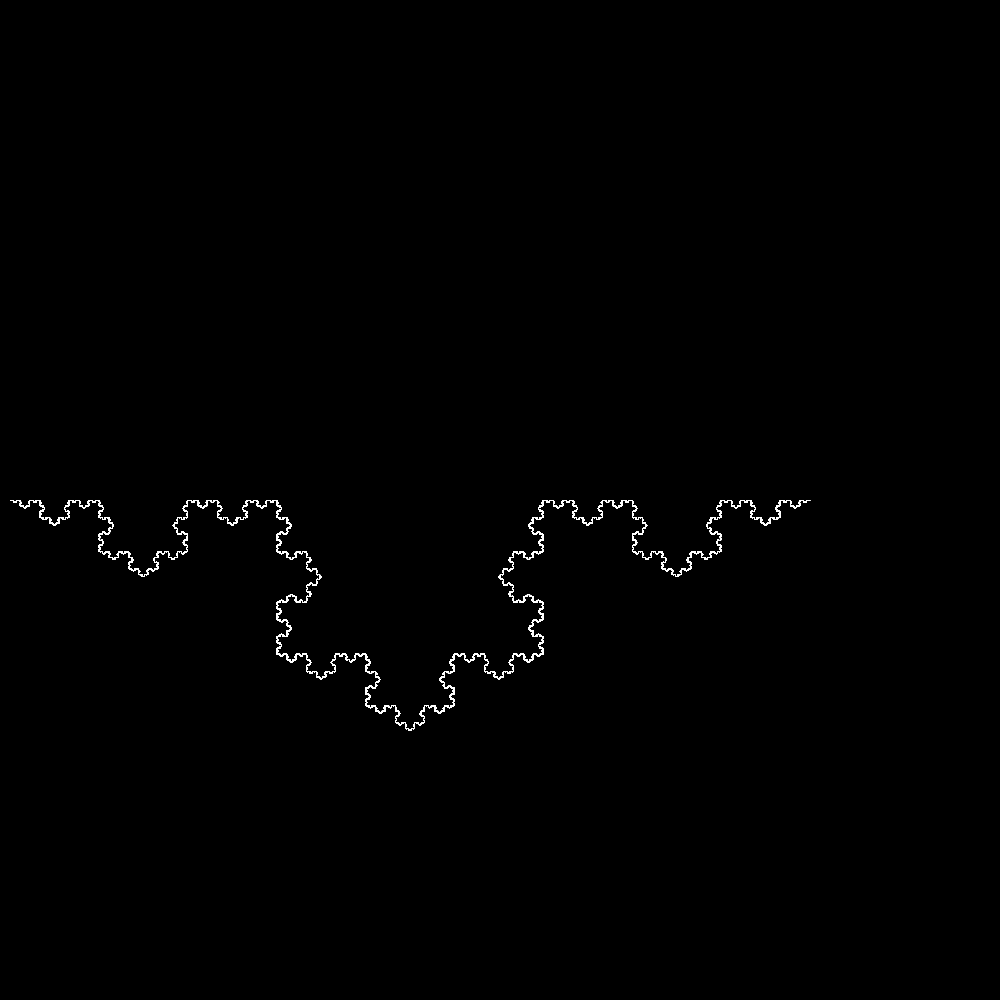
Frame 1 (no input)
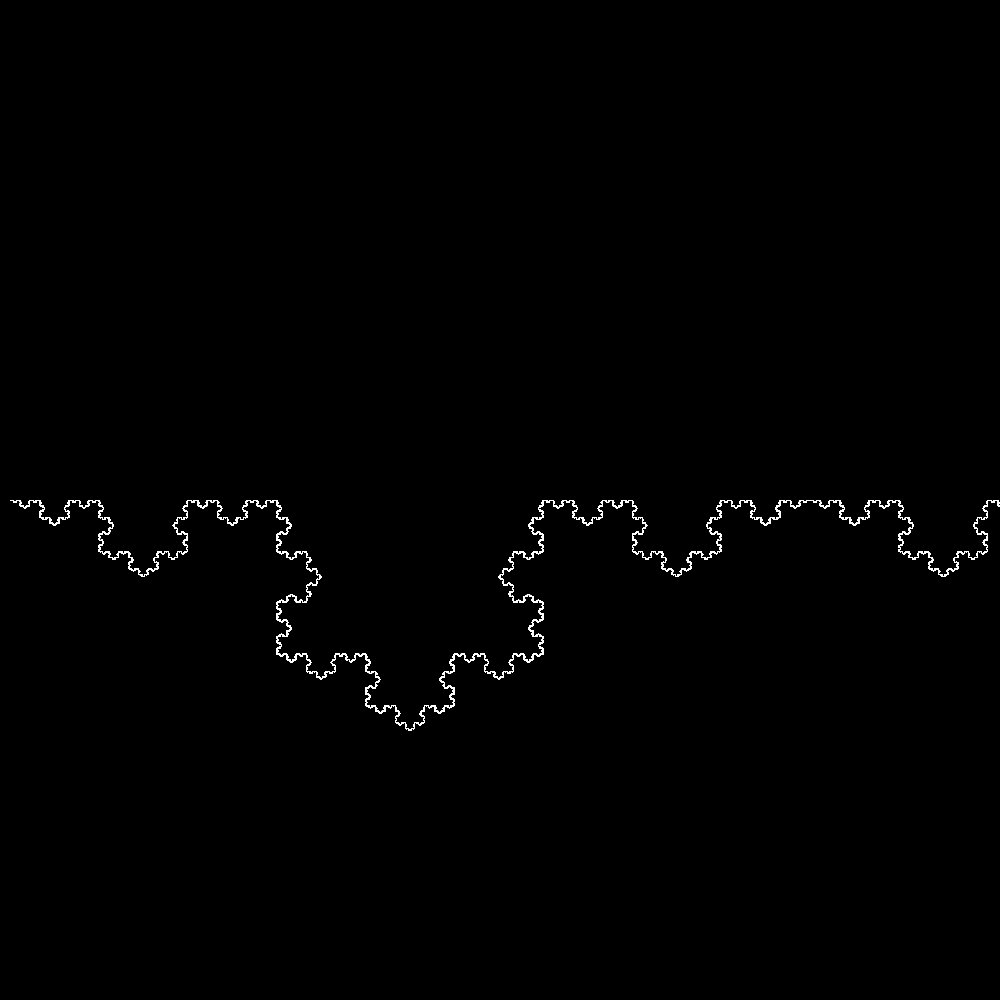
Frame 2 (the mouse pressed at the canvas centre, redrawn once)

The Processing sketch that drew these frames (run headless with seeded random() and noise(); the mouse was pressed at the canvas centre and the sketch redrawn once):

// Processing sketch: ex4_3_1
// ── ex4_3_1.pde
void setup() {
   size(1000,1000);
   background(0);
   stroke(color(255,255,255));
   noLoop();
}

float xOrig = 10;
float yOrig = 500;
void draw(){
  drawKoch(8,800.0, 0);
  save("ex4_3_1");
}
void drawKoch(int n, float leng, float angle) {        
   float x, y, angleR;
   if (n <= 0) { 
       angleR = 3.141592/ 180 * angle;
       x = leng*cos(angleR) + xOrig;
       y = leng*sin(angleR) + yOrig;
       line(xOrig, yOrig, x, y);
            xOrig = x;
            yOrig = y;
            return;
        }

        drawKoch(n - 1, leng/3, angle);
        drawKoch(n - 1, leng/3, angle + 60);
        drawKoch(n - 1, leng/3, angle - 60);
        drawKoch(n - 1, leng/3, angle);
}
